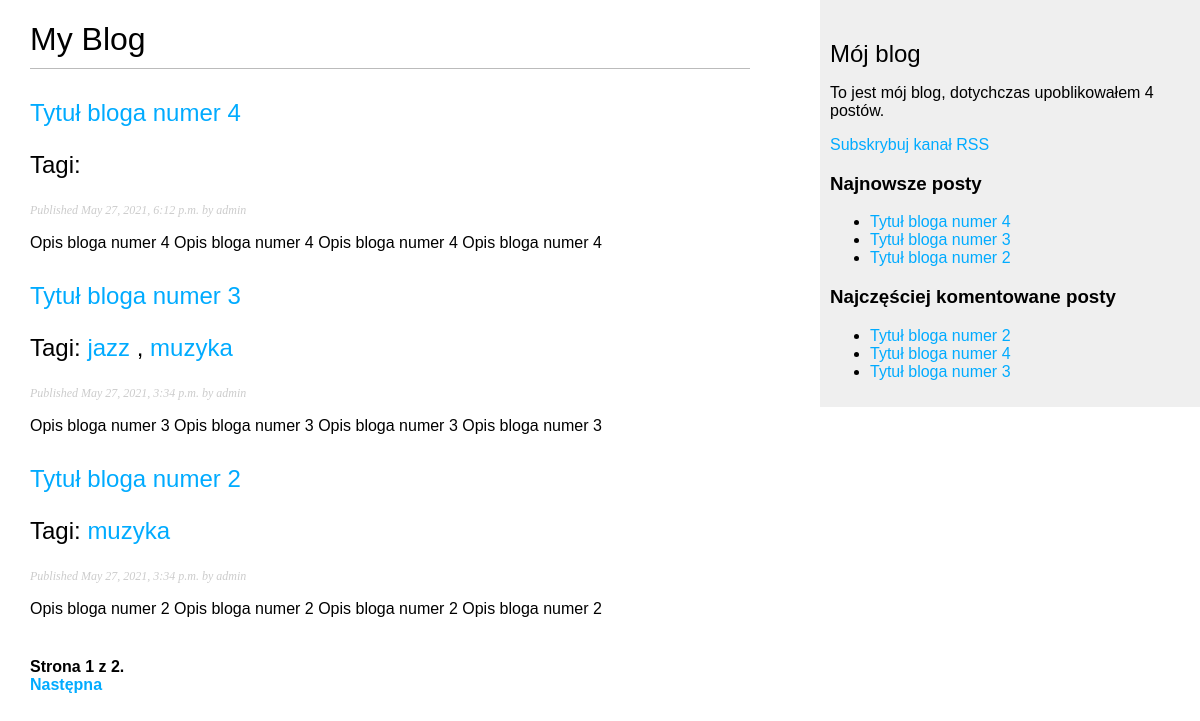
/blog/, run on an earlier commit of the app's database.
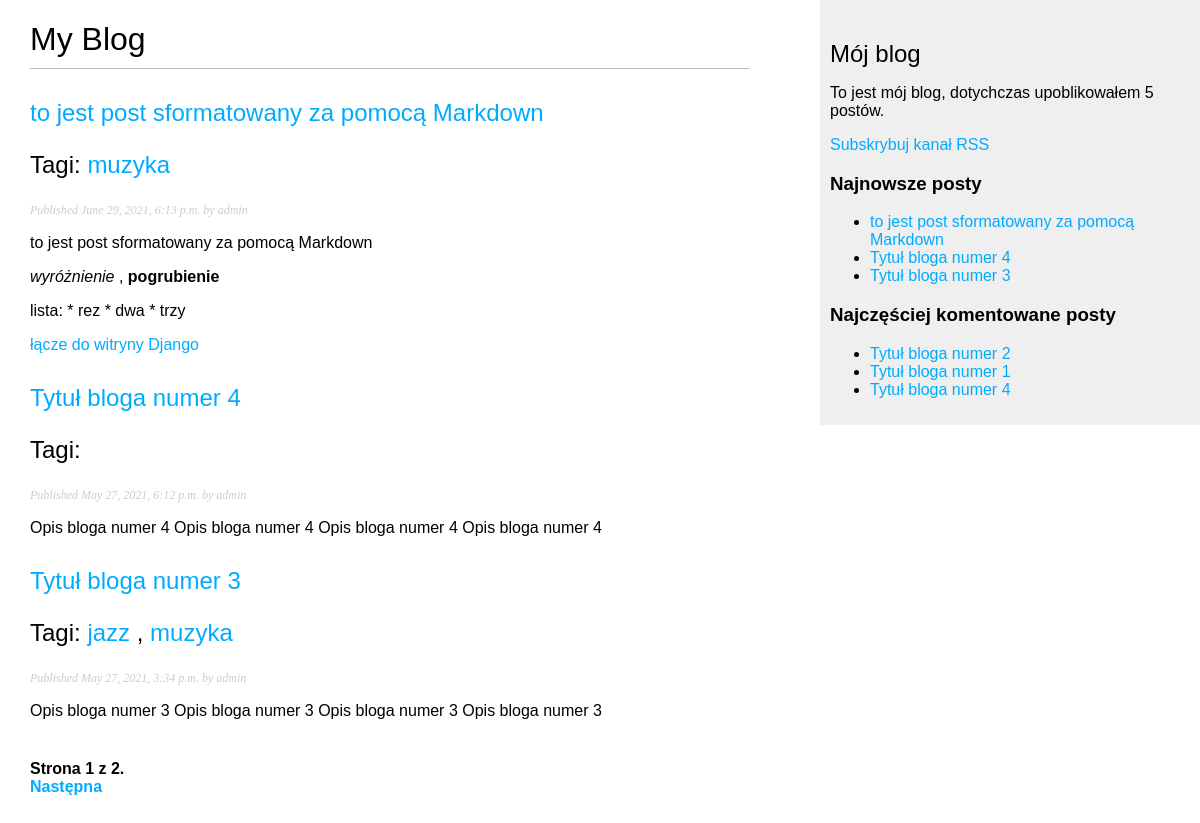
And on a later commit of the database.
### blog/models.py (models this page shows, shortened)
class Post(models.Model):
    STATUS_CHOICES =    (
        ('draft', 'Draft'),
        ('published', 'Published'),
    )
    title = models.CharField(max_length=250)
    slug = models.SlugField(max_length=250,
                            unique_for_date='publish')
    author = models.ForeignKey(User,
                                on_delete=models.CASCADE,
                                related_name='blog_posts')
    body = models.TextField()
    publish = models.DateTimeField(default=timezone.now)
    created = models.DateTimeField(auto_now_add=True)
    updated = models.DateTimeField(auto_now=True)
    status = models.CharField(max_length=10,
                                choices=STATUS_CHOICES,
                                default='draft')
    objects = models.Manager() # Menadżer domyślny
    published = PublishedManager()  # Menadżer niestandardowy
    tags = TaggableManager()
    class Meta:
        ordering = ('-publish',)
    def get_absolute_url(self):
        return reverse('blog:post_detail',
                        args=[self.publish.year,
                              self.publish.strftime('%m'),
                              self.publish.strftime('%d'),
                              self.slug])

### blog/views.py (the view)
# urls.py: path('', views.post_list, name='post_list'),
def post_list(request, tag_slug=None):
    posts = Post.published.all()
    object_list = Post.published.all()
    tag = None
    if tag_slug:
        tag = get_object_or_404(Tag, slug=tag_slug)
        object_list = object_list.filter(tags__in=[tag])
    paginator = Paginator(object_list, 3) # 3 posty na każdej stronie
    page = request.GET.get('page')  # wskazuje numer bieżącej strony
    try:
        posts = paginator.page(page)
    except PageNotAnInteger:
        posts = paginator.page(1)
    except EmptyPage:
        posts = paginator.page(paginator.num_pages)
    return render(request,
                    'blog/post/list.html',
                    {'posts': posts,
                     'page': page,
                     'tag': tag})

### blog/models.py (called while the page is built)
    def get_queryset(self):
        return super(PublishedManager, self).get_queryset().filter(status='published')

### blog/templatetags/blog_tags.py (called while the page is built)
@register.simple_tag
def total_posts():
    return Post.published.count()

@register.inclusion_tag('blog/post/latest_posts.html')
def show_latest_posts(count=5):
    latest_posts = Post.published.order_by('-publish')[:count]
    return {'latest_posts': latest_posts}

@register.simple_tag
def get_most_commented_posts(count=5):
    return Post.published.annotate(
        total_comments=Count('comments')
    ).order_by('-total_comments')[:count]

@register.filter(name='markdown')
def markdown_format(text):
    return mark_safe(markdown.markdown(text))

### blog/templates/blog/post/list.html (shortened to what this page needs)
{% extends "blog/base.html" %}
{% load blog_tags %}
{% block content %}
  <h1>My Blog</h1>
  {% for post in posts %}
    <h2>
      <a href="{{ post.get_absolute_url }}">
        {{ post.title }}
      </a>
      <p class="tags">
        Tagi:
        {% for tag in post.tags.all %}
          <a href="{% url 'blog:post_list_by_tag' tag.slug %}">
            {{ tag.name }}
          </a>
          {% if not forloop.last %}, {% endif %}
        {% endfor %}
      </p>
    </h2>
    <p class="date">
      Published {{ post.publish }} by {{ post.author }}
    </p>
    {{ post.body|markdown|truncatewords_html:30 }}
  {% endfor %}
  {% include "pagination.html" with page=posts %}
{% endblock %}

### blog/templates/blog/base.html (shortened to what this page needs)
{% load blog_tags %}
{% load static %}
<!DOCTYPE html>
<html lang="en"></html>
<head>
    <link rel="stylesheet" href="{% static 'css/blog.css' %}">
</head>
<body>
    <div id="content">
        {% block content %}
        {% endblock %}
    </div>
    <div id="sidebar">
        <h2>Mój blog</h2>
        <p>To jest mój blog, dotychczas upoblikowałem {% total_posts %} postów.</p>
        <p>
            <a href="{% url 'blog:post_feed' %}">Subskrybuj kanał RSS</a>
        </p>
        <h3>Najnowsze posty</h3>
        {% show_latest_posts 3 %}
        <h3>Najczęściej komentowane posty</h3>
        {% get_most_commented_posts 3 as most_commented_posts %}
        <ul>
            {% for post in most_commented_posts %}
            <li>
                <a href="{{ post.get_absolute_url }}">{{ post.title }}</a>
            </li>
            {% endfor %}
        </ul>
    </div>
</body>
</html>

### blog/templates/pagination.html (shortened to what this page needs)
<div class="pagination">
    <span class="step-links">
        <div class="current">
            Strona {{ page.number }} z {{ page.paginator.num_pages }}.
        </div>
        {% if page.has_next %}
            <a href="?page={{ page.next_page_number }}">Następna</a>
        {% endif %}
    </span>
</div>

### blog/templates/blog/post/latest_posts.html
<ul>
    {% for post in latest_posts %}
    <li>
        <a href="{{ post.get_absolute_url }}">{{ post.title }}</a>
    </li>
    {% endfor %}
</ul>

### blog/static/css/blog.css (style rules this page uses)
body { margin:0; padding:0; font-family:helvetica, sans-serif; }
a { color:#00abff; text-decoration:none; }
h1 { font-weight:normal; border-bottom:1px solid #bbb; padding:0 0 10px 0; }
h2 { font-weight:normal; margin:30px 0 0; }
#content { float:left; width:60%; padding:0 0 0 30px; }
#sidebar { float:right; width:30%; padding:10px; background:#efefef; height:100%; }
p.date { color:#ccc; font-family: georgia, serif; font-size: 12px; font-style: italic; }
.pagination { margin:40px 0; font-weight:bold; }

What changed in the data, as far as the page shows it:
no longer on one of the page's lists (row unchanged): Post: title "Tytuł bloga numer 3"
no longer on one of the page's lists (row unchanged): Post: title "Tytuł bloga numer 2", publish "May 27, 2021, 3:34 p.m.", author "admin", body "Opis bloga numer 2 Opis bloga numer 2 Opis bloga numer 2 Opis bloga numer 2"
added Post: title "to jest post sformatowany za pomocą Markdown", publish "June 29, 2021, 6:13 p.m.", author "admin", body "to jest post sformatowany za pomocą Markdown wyróżnienie , pogrubienie lista: * rez * dwa * trzy łącze do witryny Django", Tag (name "muzyka")
computed for Post "Tytuł bloga numer 2": loses Tag (name "muzyka")
now on this page (row unchanged): Post: title "Tytuł bloga numer 1", shown under "Najczęściej komentowane posty"
Also different on the page:
text no longer shown: "4"
text now shown: "5"
